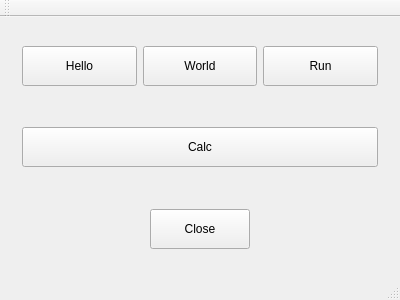
<?xml version="1.0" encoding="UTF-8"?>
<ui version="4.0">
 <class>MainWindow</class>
 <widget class="QMainWindow" name="MainWindow">
  <property name="geometry">
   <rect>
    <x>0</x>
    <y>0</y>
    <width>400</width>
    <height>300</height>
   </rect>
  </property>
  <property name="windowTitle">
   <string>MainWindow</string>
  </property>
  <widget class="QWidget" name="centralWidget">
   <layout class="QVBoxLayout" name="verticalLayout">
    <item>
     <widget class="QWidget" name="widget_btnArea" native="true">
      <layout class="QHBoxLayout" name="horizontalLayout">
       <item>
        <widget class="QPushButton" name="pushButton_hello">
         <property name="minimumSize">
          <size>
           <width>100</width>
           <height>40</height>
          </size>
         </property>
         <property name="text">
          <string>Hello</string>
         </property>
        </widget>
       </item>
       <item>
        <widget class="QPushButton" name="pushButton_world">
         <property name="minimumSize">
          <size>
           <width>100</width>
           <height>40</height>
          </size>
         </property>
         <property name="text">
          <string>World</string>
         </property>
        </widget>
       </item>
       <item>
        <widget class="QPushButton" name="pushButton">
         <property name="minimumSize">
          <size>
           <width>100</width>
           <height>40</height>
          </size>
         </property>
         <property name="text">
          <string>Run</string>
         </property>
        </widget>
       </item>
      </layout>
     </widget>
    </item>
    <item>
     <widget class="QWidget" name="widget_2" native="true">
      <layout class="QHBoxLayout" name="horizontalLayout_3">
       <item>
        <widget class="QPushButton" name="pushButton_calc">
         <property name="minimumSize">
          <size>
           <width>100</width>
           <height>40</height>
          </size>
         </property>
         <property name="text">
          <string>Calc</string>
         </property>
        </widget>
       </item>
      </layout>
     </widget>
    </item>
    <item>
     <widget class="QWidget" name="widget" native="true">
      <layout class="QHBoxLayout" name="horizontalLayout_2">
       <item>
        <widget class="QPushButton" name="pushButton_close">
         <property name="minimumSize">
          <size>
           <width>100</width>
           <height>40</height>
          </size>
         </property>
         <property name="maximumSize">
          <size>
           <width>100</width>
           <height>40</height>
          </size>
         </property>
         <property name="text">
          <string>Close</string>
         </property>
        </widget>
       </item>
      </layout>
     </widget>
    </item>
   </layout>
  </widget>
  <widget class="QMenuBar" name="menuBar">
   <property name="geometry">
    <rect>
     <x>0</x>
     <y>0</y>
     <width>400</width>
     <height>22</height>
    </rect>
   </property>
  </widget>
  <widget class="QToolBar" name="mainToolBar">
   <attribute name="toolBarArea">
    <enum>TopToolBarArea</enum>
   </attribute>
   <attribute name="toolBarBreak">
    <bool>false</bool>
   </attribute>
  </widget>
  <widget class="QStatusBar" name="statusBar"/>
 </widget>
 <layoutdefault spacing="6" margin="11"/>
 <resources/>
 <connections/>
</ui>
